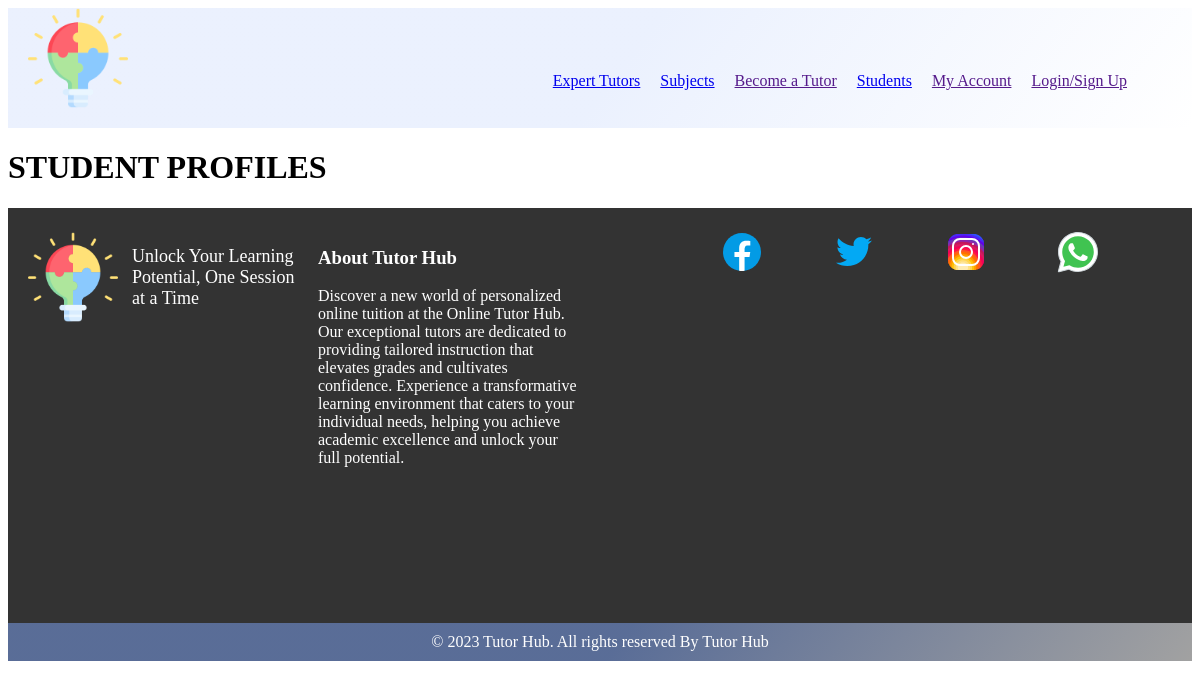
The app's page /student-profiles, older data.
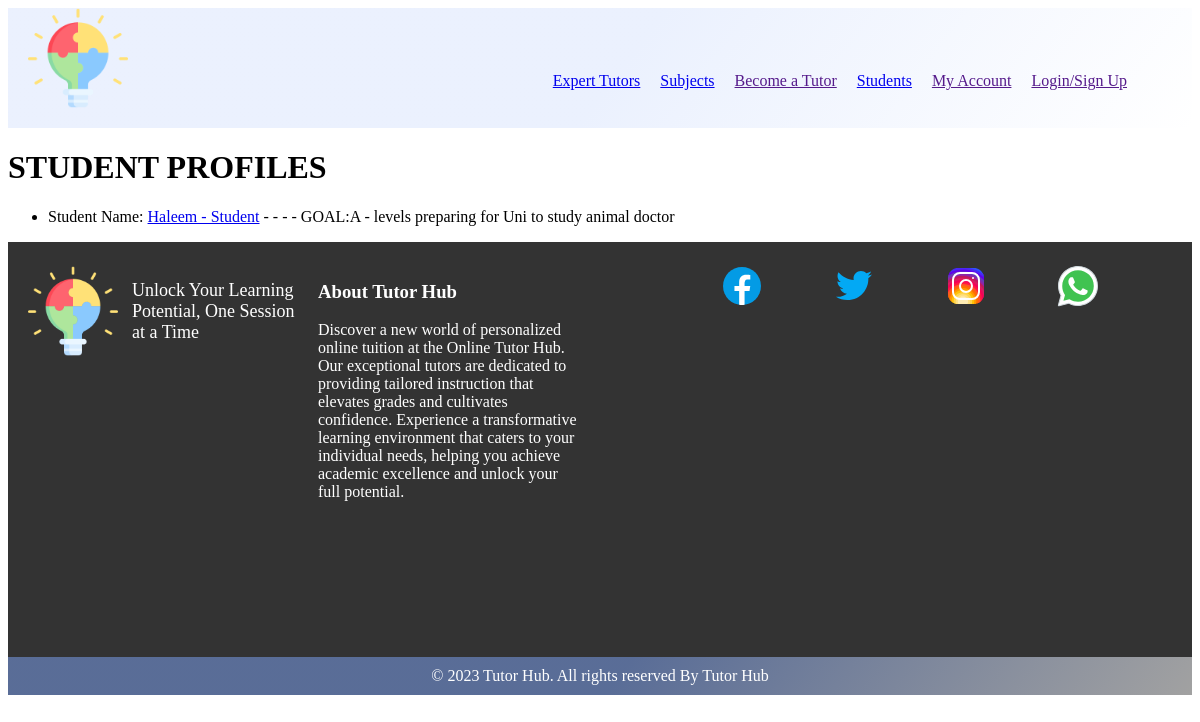
The same page, newer data.
### userprofile/models.py (models this page shows, shortened)
class StudentProfile(models.Model):
    user = models.OneToOneField(settings.AUTH_USER_MODEL, on_delete=models.CASCADE,
                                       null=True, blank=True)
    email = models.EmailField(max_length=500, blank=True, null=True)
    username = models.CharField(max_length=200, blank=True, null=True)
    name = models.CharField(max_length=200, blank=True, null=True)
    first_name = models.CharField(max_length=300, blank=True, null=True)
    last_name = models.CharField(max_length=300, blank=True, null=True)
    short_goal = models.CharField(max_length=200, blank=True, null=True)
    bio = models.TextField(blank=True, null=True)
    EDUCATION_LEVEL = (
        ('Year 7', 'Year 7 KS3'),
        ('Year 8', 'Year 8 KS3'),
        ('Year 9', 'Year 9 KS3'),
        ('Year 10', 'Year 10 KS4'),
        ('Year 11', 'Year 11 KS4'),
        ('Year 12', 'Year 12 KS5'),
        ('Year 13', 'Year 13 KS5'),
    )
    education = models.CharField(max_length=200, choices=EDUCATION_LEVEL)
    interested_subjects = models.ManyToManyField('Subject',blank=True)
    profile_image = models.ImageField(null=True, blank=True, upload_to='student-profile-img/',
                                      default="defaultprofileimg/default.png")
    created = models.DateTimeField(auto_now_add=True)
    id = models.UUIDField(default=uuid.uuid4, unique=True, primary_key=True, editable=False)
    parent_name = models.CharField(max_length=150, blank=True, null=True)
    parent_email = models.EmailField(max_length=500, blank=True, null=True)
    parent_phone = models.CharField(max_length=20, blank=True, null=True)
    PREFERRED_AVAILABILITY_CHOICES = [
        ('Weekday mornings', 'Weekday mornings'),
        ('Weekday afternoons', 'Weekday afternoons'),
        ('Weekday evenings', 'Weekday evenings'),
        ('Weekends mornings', 'Weekends mornings'),
        ('Weekends afternoons', 'Weekends afternoons'),
        ('Weekends evenings', 'Weekends evenings'),
    ]
    preferred_availability = models.CharField(
        max_length=100, choices=PREFERRED_AVAILABILITY_CHOICES, blank=True, null=True
    )

### userprofile/views.py (the view)
# urls.py: path('student-profiles', views.studentProfiles, name="student-profiles"),
def studentProfiles(request):
    students = StudentProfile.objects.all()
    context = {'students': students}
    return render (request, 'userprofile/student-profiles.html', context)

### userprofile/templates/userprofile/student-profiles.html
{% extends 'main.html' %}
{% block content %}
<h1> STUDENT PROFILES</h1>
<ul>
    {% for student in students %}
        <li> Student Name: <a href="{% url 'student' student.id %}">{{student.username}}</a> - - - - GOAL:{{student.short_goal}}</li>
    {% endfor %}
</ul>
{% endblock content %}

Row changes from the older to the newer data that the page shows:
added StudentProfile: username "Haleem - Student", short_goal "A - levels preparing for Uni to study animal doctor"
